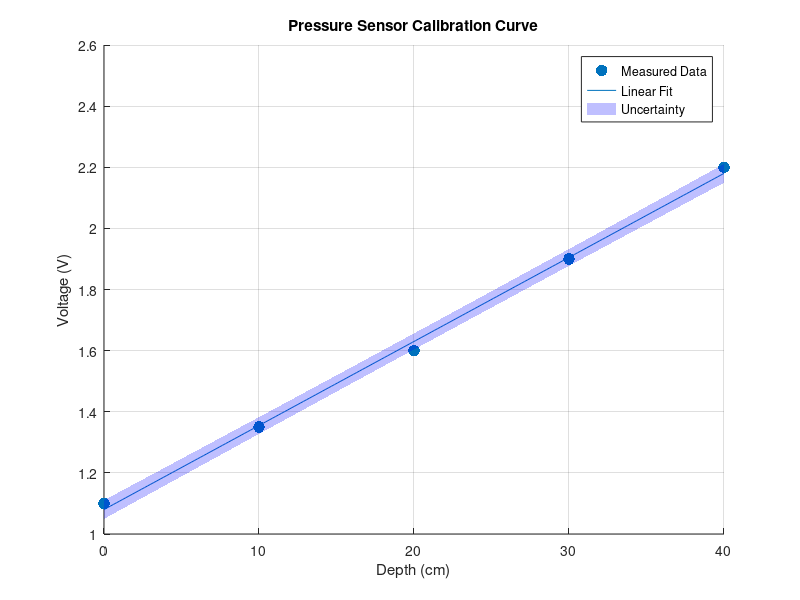

Write MATLAB code to recreate this figure.
clear; clc;

%Nathan Chen
%E80 Lab 4
%Pressure sensor graph
%Depth and measured voltage-
depth = [0 10 20 30 40];
voltage = [1.1 1.35 1.6 1.9 2.2];
%Depth vs Voltage calibration curve
[p, S] = polyfit(depth, voltage, 1);
depthFit = linspace(min(depth), max(depth), 200);
[voltageFit, delta] = polyval(p, depthFit, S);
%Plot
figure;
hold on;
grid on;
scatter(depth, voltage, 70, 'filled');
plot(depthFit, voltageFit);
fill([depthFit fliplr(depthFit)], [voltageFit-delta fliplr(voltageFit+delta)], 'blue', 'FaceAlpha', 0.25, 'EdgeColor', 'none');
xlabel('Depth (cm)');
ylabel('Voltage (V)');
title('Pressure Sensor Calibration Curve');
legend('Measured Data', 'Linear Fit', 'Uncertainty');